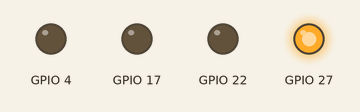
Bench run of a program on a simulated Raspberry Pi (BCM pin numbers). Shown: output pins drawn as LEDs (lit = HIGH). At 8.0 s the program stops and its outputs stay as they are.

Above: at 0.05 s.
At 0.35 s:
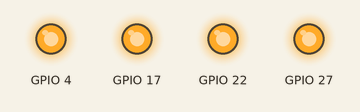
At 0.75 s:
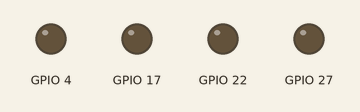
At 1.45 s:
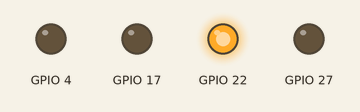
At 2.15 s:
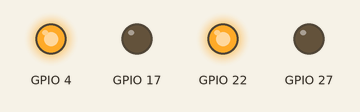
At 2.85 s:
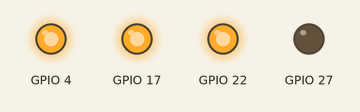
Timing chart, 0 to 3.1 s (numbered marks = the images above):
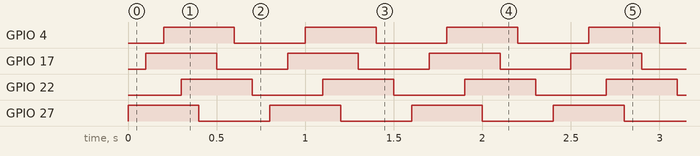

Measured:
- by itself, GPIO 4, GPIO 17, GPIO 22, GPIO 27: alternates HIGH for 0.40 s and LOW for 0.40 s, 20 changes in all, then stays LOW
- by itself, everything shown: repeats every 0.80 s, in 8 steps

The program:

parpadea3.py
```python
#!usr/bin/env/ python
#Importamos la libreria y le cambiamos el nombre a GPIO
import RPi.GPIO as GPIO
import time
GPIO.setmode(GPIO.BCM)
#Configuramos el pin GPIO como una salida
GPIO.setup(27, GPIO.OUT)
GPIO.setup(17, GPIO.OUT)
GPIO.setup(4, GPIO.OUT)
GPIO.setup(22, GPIO.OUT)
temp=0.1
i=0
try:
	while i<10: ## Segundos que durara la funcion
		#Encendemos el led
		GPIO.output(27, GPIO.HIGH)
		time.sleep(temp)
		GPIO.output(17, GPIO.HIGH)
		time.sleep(temp)
		GPIO.output(4, GPIO.HIGH)
		time.sleep(temp)
		GPIO.output(22, GPIO.HIGH)
		time.sleep(temp)
		#Apagamos el led
		GPIO.output(27, GPIO.LOW)
		time.sleep(temp)
		GPIO.output(17, GPIO.LOW)
		time.sleep(temp)
		GPIO.output(4, GPIO.LOW)
		time.sleep(temp)
		GPIO.output(22, GPIO.LOW)
		time.sleep(temp)
		i=i+1
finally:
	GPIO.cleanup() ## Hago una limpieza de los GPIO
```
